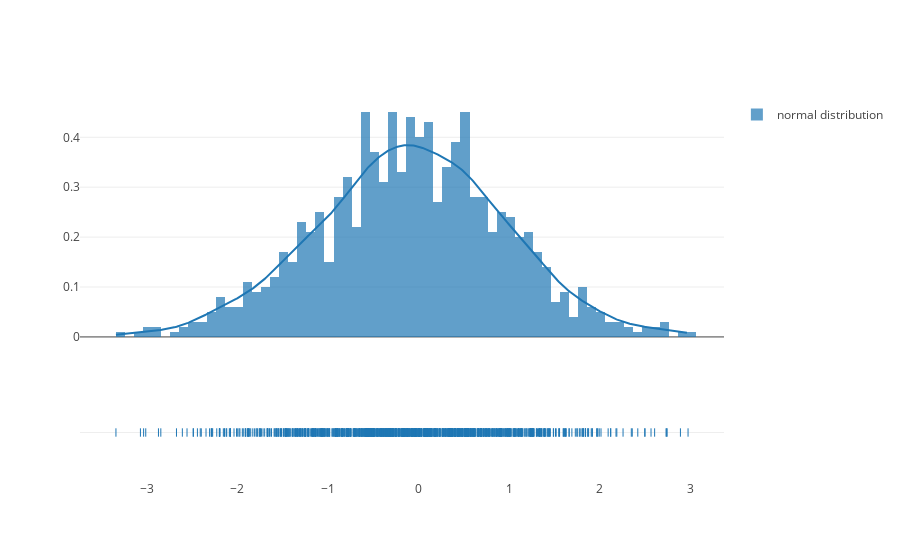

Notebook code cell kept with this figure:
### Markdown cell above
### Generate sample from standard normal distribution and plot it

### Code cell
iplot(ff.create_distplot([random.normal(0, 1, 1000)], ['normal distribution'], bin_size=.1))

### Figure 1 — Plotly figure (JSON) as saved in the notebook; plotly's stock layout.template omitted (floating-point values rounded to 4 significant figures; data arrays with more than 128 entries replaced by an {"elided": "..."} marker saying what was removed)
{"data": [{"autobinx": false, "histnorm": "probability density", "legendgroup": "normal distribution", "marker": {"color": "rgb(31, 119, 180)"}, "name": "normal distribution", "opacity": 0.7, "type": "histogram", "uid": "73418efc-bfe8-11e8-b423-bcee7b594fb1", "x": {"elided": "1000 float values"}, "xaxis": "x", "xbins": {"end": 2.971, "size": 0.1, "start": -3.339}, "yaxis": "y"}, {"legendgroup": "normal distribution", "marker": {"color": "rgb(31, 119, 180)"}, "mode": "lines", "name": "normal distribution", "showlegend": false, "type": "scatter", "uid": "73418efd-bfe8-11e8-b423-bcee7b594fb1", "x": {"elided": "500 float values"}, "xaxis": "x", "y": {"elided": "500 float values"}, "yaxis": "y"}, {"legendgroup": "normal distribution", "marker": {"color": "rgb(31, 119, 180)", "symbol": "line-ns-open"}, "mode": "markers", "name": "normal distribution", "showlegend": false, "type": "scatter", "uid": "73418efe-bfe8-11e8-b423-bcee7b594fb1", "x": {"elided": "1000 float values"}, "xaxis": "x", "y": {"elided": "1000 str values"}, "yaxis": "y2"}], "layout": {"barmode": "overlay", "hovermode": "closest", "legend": {"traceorder": "reversed"}, "xaxis": {"anchor": "y2", "domain": [0, 1], "zeroline": false}, "yaxis": {"anchor": "free", "domain": [0.35, 1], "position": 0}, "yaxis2": {"anchor": "x", "domain": [0, 0.25], "dtick": 1, "showticklabels": false}}}
